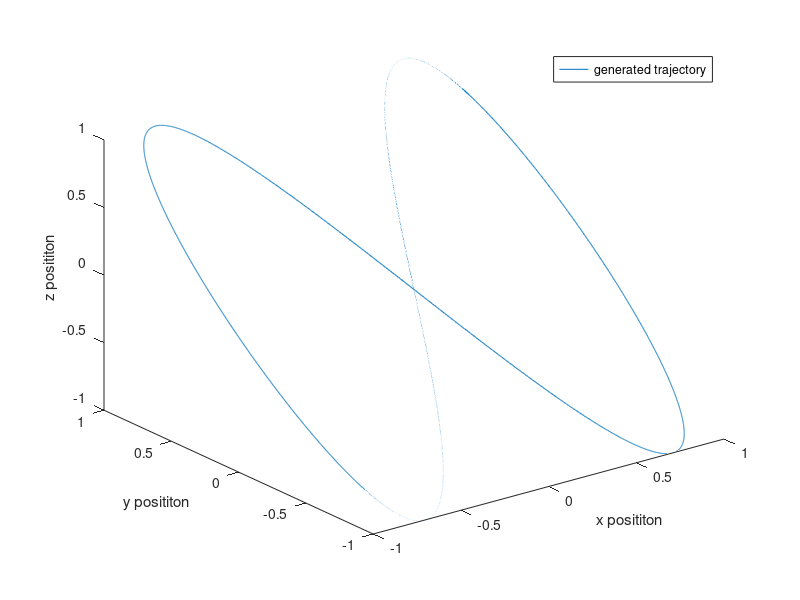

This chart was generated by the following MATLAB code: (Note: this script raises an error after producing the figure.)
%%
% generate a trajectory using cos and/or sin. Derive twice to get acceleration
% and give those value to the imu integrator to recompute the trajectory.
% Using trigonometry is ok : position won't go to infinity + loop.

%THIS IS PURE TRANLSATION
%rate of turn set to 0 (wx = wy= wz = 0) for all the trajectory.

%*****************************WORKING*********************
%%
close all;
clear all;

write_to_file = false;

fe = 1000;
N = 10*1;
t = (0:1/fe:N-1/fe);

x = sin(t);
y = sin(2*t);
z = sin(2*t);

figure('Name','3D position plot','NumberTitle','off');
plot3(x,y,z);
xlabel('x posititon');
ylabel('y posititon');
zlabel('z posititon');
legend('generated trajectory');

deg_to_rad = 3.14159265359/180.0;
ax = -sin(t);
ay = -4*sin(2*t);
az = -4*sin(2*t);
wx(1,1:(N*fe)) = 0*deg_to_rad; 
wy(1,1:(N*fe)) = 0*deg_to_rad;
wz(1,1:(N*fe)) = 0*deg_to_rad;
u = [ax; ay; az; wx; wy; wz];

ox = 0*t;
oy = 0*t;
oz = 0*t;

o = [ox; oy; oz];

%% needed parameters

dt = 0.001;
di = [0; 0; 0; 1; 0; 0; 0; 1; 2; 2];
di0 = [0; 0; 0; 1; 0; 0; 0; 0; 0; 0];

b0 = [0; 0; 0; 0; 0; 0]; %bias vector

n_ax = 0.04*randn(1,(N*fe));
n_ay = 0.04*randn(1,(N*fe));
n_az = 0.04*randn(1,(N*fe));
n_wx = 0.002*randn(1,(N*fe));
n_wy = 0.002*randn(1,(N*fe));
n_wz = 0.002*randn(1,(N*fe));
n0 = [0; 0; 0; 0; 0; 0]; %noise vector
n = [n_ax; n_ay; n_az; n_wx; n_wy; n_wz]; %noise vector

di_t = di;
di_t0 = di0;

%FORMULATION IS PQV
%UNIT QUATERNION IS [1 0 0 0]

for i=1:N*fe-1
    d = data2delta(b0, u(:,i), n0, dt);
%% test imu_integrator

    di_out0 = imu_integrator(di, d, dt);
    di=di_out0;
    di_t = [di_t, di];
end

%% Plot Integrated position
figure('Name','Acceleration, Velocity and Position','NumberTitle','off');
subplot(3,3,1);
plot(t, ax(1,:));
hold on;
xlabel('time');
ylabel('Acceleration X');
subplot(3,3,4);
plot(t, ay(1,:));
xlabel('time');
ylabel('Acceleration Y');
subplot(3,3,7);
plot(t, az(1,:));
xlabel('time');
ylabel('Acceleration Z');

%figure('Name','velocity through time','NumberTitle','off');
subplot(3,3,2);
plot(t, di_t(8,:));
hold on;
xlabel('time');
ylabel('Velocity X');
subplot(3,3,5);
plot(t, di_t(9,:));
xlabel('time');
ylabel('Velocity Y');
subplot(3,3,8);
plot(t, di_t(10,:));
xlabel('time');
ylabel('Velocity Z');

%figure('Name','position through time','NumberTitle','off');
subplot(3,3,3);
plot(t, x(1,:));
xlabel('time');
ylabel('Position X');
hold on;
subplot(3,3,6);
plot(t, y(1,:));
xlabel('time');
ylabel('Position Y');
subplot(3,3,9);
plot(t, z(1,:));
xlabel('time');
ylabel('Position Z');

%% 3D plot
% figure('Name','3D position plot','NumberTitle','off');
% plot3(di_t(1,:),di_t(2,:),di_t(3,:));
% xlabel('x posititon');
% ylabel('y posititon');
% zlabel('z posititon');

% fileID = fopen('data_test_trig.txt','wt');
% data = [t',u'];
% for ii = 1:size(data,1)
%     fprintf(fileID,'%g\t',data(ii,:));
%     fprintf(fileID,'\n');
% end
% fclose(fileID);
% 
% figure('Name','2D position plot','NumberTitle','off');
% subplot(3,2,1)
% plot(x,y);
% xlabel('x posititon');
% ylabel('y posititon');
% subplot(3,2,2)
% plot(di_t(1,:),di_t(2,:));
% xlabel('x posititon integrated');
% ylabel('y posititon integrated');
% subplot(3,2,3)
% plot(x,z);
% xlabel('x posititon');
% ylabel('z posititon');
% subplot(3,2,4)
% plot(di_t(1,:),di_t(3,:));
% xlabel('x posititon integrated');
% ylabel('z posititon integrated');
% subplot(3,2,5)
% plot(y,z);
% xlabel('y posititon');
% ylabel('z posititon');
% subplot(3,2,6)
% plot(di_t(2,:),di_t(3,:));
% xlabel('y posititon integrated');
% ylabel('z posititon integrated');

figure('Name','error','NumberTitle','off')
subplot(3,1,1);
plot(t,x(1,:) - di_t(1,:));
xlabel('x error over time');
hold on;
subplot(3,1,2);
plot(t,y(1,:) - di_t(2,:));
xlabel('y error over time');
subplot(3,1,3);
plot(t,z(1,:) - di_t(3,:));
xlabel('z error over time');

%% all 3D plots in same figure :
figure('Name','compare trajectories','NumberTitle','off');
plot3(x(1,:),y(1,:),z(1,:), 'r');
hold on;
plot3(di_t(1,:),di_t(2,:),di_t(3,:), 'g');
xlabel('x posititon');
ylabel('y posititon');
zlabel('z posititon');
legend('real trajectory', 'integrated trajectory');

%% write data in file

if(write_to_file)
    fileID = fopen('data_pure_translation.txt','wt');
    data = [t',u'];
    for ii = 1:size(data,1)
        fprintf(fileID,'%g\t',data(ii,:));
        fprintf(fileID,'\n');
    end
    fclose(fileID);
    
    fileID_check = fopen('data_pure_translation_check.txt','wt');
    data = [t',x',y',z', o'];
    for ii = 1:size(data,1)
        fprintf(fileID_check,'%g\t',data(ii,:));
        fprintf(fileID_check,'\n');
    end
    fclose(fileID_check);
end